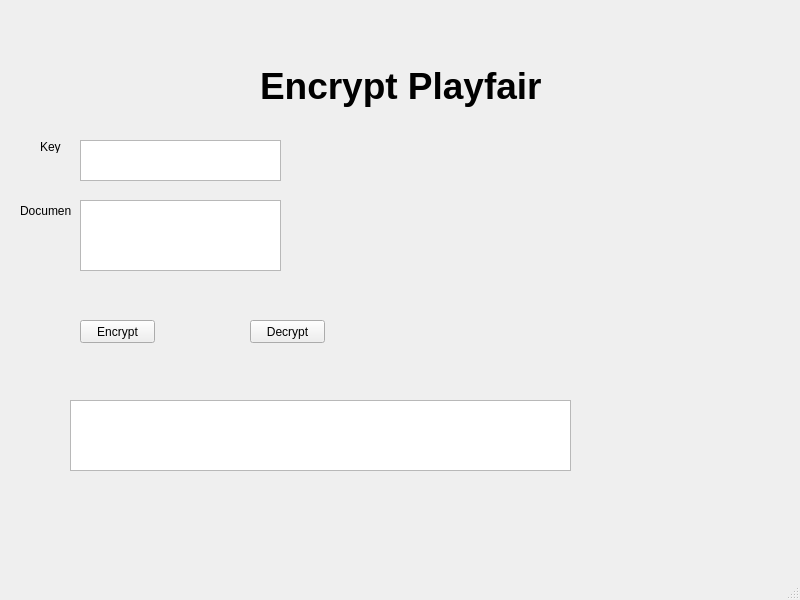
<?xml version="1.0" encoding="UTF-8"?>
<ui version="4.0">
 <class>MainWindow</class>
 <widget class="QMainWindow" name="MainWindow">
  <property name="geometry">
   <rect>
    <x>0</x>
    <y>0</y>
    <width>800</width>
    <height>600</height>
   </rect>
  </property>
  <property name="windowTitle">
   <string>MainWindow</string>
  </property>
  <widget class="QWidget" name="centralwidget">
   <widget class="QLabel" name="label">
    <property name="geometry">
     <rect>
      <x>260</x>
      <y>40</y>
      <width>461</width>
      <height>91</height>
     </rect>
    </property>
    <property name="font">
     <font>
      <pointsize>28</pointsize>
      <weight>75</weight>
      <bold>true</bold>
     </font>
    </property>
    <property name="text">
     <string>Encrypt Playfair</string>
    </property>
   </widget>
   <widget class="QLabel" name="label_2">
    <property name="geometry">
     <rect>
      <x>40</x>
      <y>140</y>
      <width>47</width>
      <height>13</height>
     </rect>
    </property>
    <property name="text">
     <string>Key</string>
    </property>
   </widget>
   <widget class="QLabel" name="label_3">
    <property name="geometry">
     <rect>
      <x>20</x>
      <y>200</y>
      <width>51</width>
      <height>21</height>
     </rect>
    </property>
    <property name="text">
     <string>Document</string>
    </property>
   </widget>
   <widget class="QPlainTextEdit" name="txt_key">
    <property name="geometry">
     <rect>
      <x>80</x>
      <y>140</y>
      <width>201</width>
      <height>41</height>
     </rect>
    </property>
   </widget>
   <widget class="QPlainTextEdit" name="txt_doc">
    <property name="geometry">
     <rect>
      <x>80</x>
      <y>200</y>
      <width>201</width>
      <height>71</height>
     </rect>
    </property>
   </widget>
   <widget class="QPlainTextEdit" name="txt_output">
    <property name="geometry">
     <rect>
      <x>70</x>
      <y>400</y>
      <width>501</width>
      <height>71</height>
     </rect>
    </property>
   </widget>
   <widget class="QPushButton" name="btn_encrypt">
    <property name="geometry">
     <rect>
      <x>80</x>
      <y>320</y>
      <width>75</width>
      <height>23</height>
     </rect>
    </property>
    <property name="text">
     <string>Encrypt</string>
    </property>
   </widget>
   <widget class="QPushButton" name="btn_decrypt">
    <property name="geometry">
     <rect>
      <x>250</x>
      <y>320</y>
      <width>75</width>
      <height>23</height>
     </rect>
    </property>
    <property name="text">
     <string>Decrypt</string>
    </property>
   </widget>
  </widget>
  <widget class="QMenuBar" name="menubar">
   <property name="geometry">
    <rect>
     <x>0</x>
     <y>0</y>
     <width>800</width>
     <height>21</height>
    </rect>
   </property>
  </widget>
  <widget class="QStatusBar" name="statusbar"/>
 </widget>
 <resources/>
 <connections/>
</ui>
